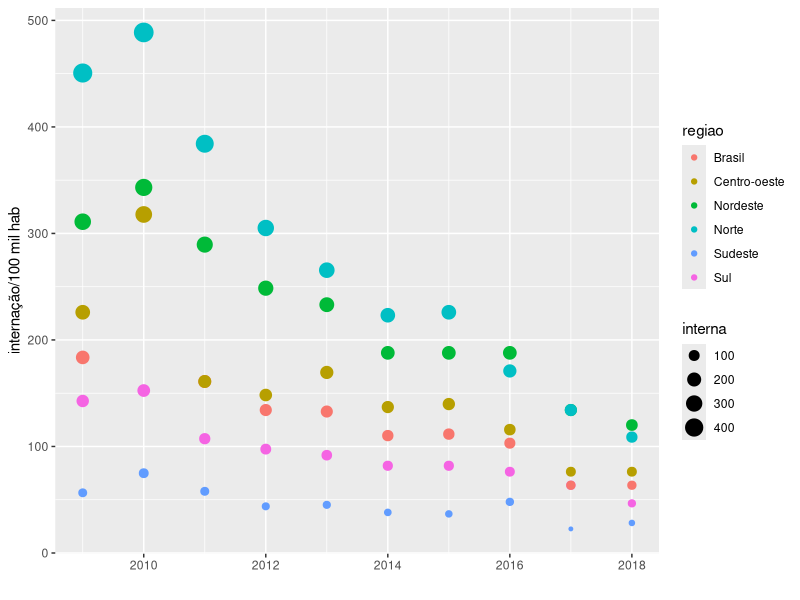

This figure's R source:
## ---- chunk 1
dados <- structure(list(ano = c(2009L, 2010L, 2011L, 2012L, 2013L, 2014L, 
                                2015L, 2016L, 2017L, 2018L, 2009L, 2010L, 2011L, 2012L, 2013L, 
                                2014L, 2015L, 2016L, 2017L, 2018L, 2009L, 2011L, 2012L, 2013L, 
                                2014L, 2015L, 2016L, 2017L, 2018L, 2009L, 2010L, 2011L, 2012L, 
                                2013L, 2014L, 2015L, 2016L, 2017L, 2018L, 2009L, 2010L, 2011L, 
                                2012L, 2013L, 2014L, 2015L, 2016L, 2017L, 2018L, 2009L, 2010L, 
                                2011L, 2012L, 2013L, 2014L, 2015L, 2016L, 2017L, 2018L), interna = c(56.5, 
                                                                                                     74.9, 57.9, 43.8, 45.2, 38.1, 36.7, 48, 22.6, 28.2, 142.7, 152.5, 
                                                                                                     107.3, 97.5, 91.8, 81.9, 81.9, 76.3, 63.6, 46.6, 183.6, 161, 
                                                                                                     134.2, 132.8, 110.2, 111.6, 103.1, 63.6, 63.6, 226, 317.8, 161, 
                                                                                                     148.3, 169.5, 137, 139.8, 115.8, 76.3, 76.3, 311, 343.2, 289.5, 
                                                                                                     248.6, 233.1, 187.9, 187.9, 187.9, 134.2, 120.1, 450.6, 488.7, 
                                                                                                     384.2, 305.1, 265.5, 223.2, 226, 170.9, 134.2, 108.8), regiao = c("Sudeste", 
                                                                                                                                                                       "Sudeste", "Sudeste", "Sudeste", "Sudeste", "Sudeste", "Sudeste", 
                                                                                                                                                                       "Sudeste", "Sudeste", "Sudeste", "Sul", "Sul", "Sul", "Sul", 
                                                                                                                                                                       "Sul", "Sul", "Sul", "Sul", "Sul", "Sul", "Brasil", "Brasil", 
                                                                                                                                                                       "Brasil", "Brasil", "Brasil", "Brasil", "Brasil", "Brasil", "Brasil", 
                                                                                                                                                                       "Centro-oeste", "Centro-oeste", "Centro-oeste", "Centro-oeste", 
                                                                                                                                                                       "Centro-oeste", "Centro-oeste", "Centro-oeste", "Centro-oeste", 
                                                                                                                                                                       "Centro-oeste", "Centro-oeste", "Nordeste", "Nordeste", "Nordeste", 
                                                                                                                                                                       "Nordeste", "Nordeste", "Nordeste", "Nordeste", "Nordeste", "Nordeste", 
                                                                                                                                                                       "Nordeste", "Norte", "Norte", "Norte", "Norte", "Norte", "Norte", 
                                                                                                                                                                       "Norte", "Norte", "Norte", "Norte")), class = "data.frame", row.names = c(NA, 
                                                                                                                                                                                                                                                 -59L))
## ---- chunk 2

library(ggplot2)  # carrega a biblioteca

ggplot(data=dados, aes(x=ano, y=interna))+ # elabora o gráfico
  geom_point(aes(size=interna,col=regiao)) +
  labs(x="",y="internação/100 mil hab")
